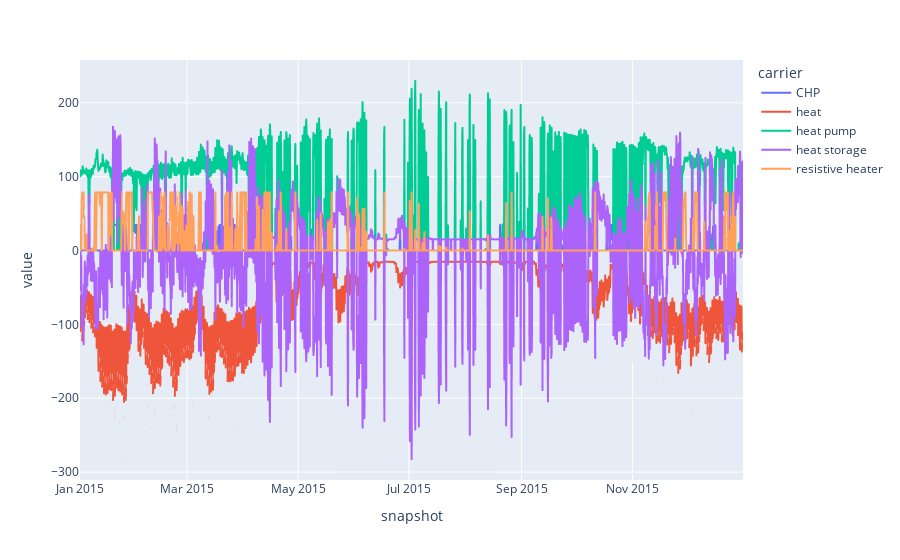

Notebook source saved alongside this figure:
### Markdown cell above
The heat energy balance as a time series:

### Code cell
n.statistics.energy_balance(aggregate_time=False, bus_carrier='heat').div(1e3).groupby("carrier").sum().T.plot()

### Figure 1 — Plotly figure (JSON) as saved in the notebook; plotly's stock layout.template omitted (floating-point values rounded to 4 significant figures; data arrays with more than 128 entries replaced by an {"elided": "..."} marker saying what was removed)
{"data": [{"hovertemplate": "carrier=CHP<br>snapshot=%{x}<br>value=%{y}<extra></extra>", "legendgroup": "CHP", "line": {"color": "#636efa", "dash": "solid"}, "marker": {"symbol": "circle"}, "mode": "lines", "name": "CHP", "showlegend": true, "type": "scattergl", "x": {"elided": "2190 str values"}, "xaxis": "x", "y": {"elided": "2190 float values"}, "yaxis": "y"}, {"hovertemplate": "carrier=heat<br>snapshot=%{x}<br>value=%{y}<extra></extra>", "legendgroup": "heat", "line": {"color": "#EF553B", "dash": "solid"}, "marker": {"symbol": "circle"}, "mode": "lines", "name": "heat", "showlegend": true, "type": "scattergl", "x": {"elided": "2190 str values"}, "xaxis": "x", "y": {"elided": "2190 float values"}, "yaxis": "y"}, {"hovertemplate": "carrier=heat pump<br>snapshot=%{x}<br>value=%{y}<extra></extra>", "legendgroup": "heat pump", "line": {"color": "#00cc96", "dash": "solid"}, "marker": {"symbol": "circle"}, "mode": "lines", "name": "heat pump", "showlegend": true, "type": "scattergl", "x": {"elided": "2190 str values"}, "xaxis": "x", "y": {"elided": "2190 float values"}, "yaxis": "y"}, {"hovertemplate": "carrier=heat storage<br>snapshot=%{x}<br>value=%{y}<extra></extra>", "legendgroup": "heat storage", "line": {"color": "#ab63fa", "dash": "solid"}, "marker": {"symbol": "circle"}, "mode": "lines", "name": "heat storage", "showlegend": true, "type": "scattergl", "x": {"elided": "2190 str values"}, "xaxis": "x", "y": {"elided": "2190 float values"}, "yaxis": "y"}, {"hovertemplate": "carrier=resistive heater<br>snapshot=%{x}<br>value=%{y}<extra></extra>", "legendgroup": "resistive heater", "line": {"color": "#FFA15A", "dash": "solid"}, "marker": {"symbol": "circle"}, "mode": "lines", "name": "resistive heater", "showlegend": true, "type": "scattergl", "x": {"elided": "2190 str values"}, "xaxis": "x", "y": {"elided": "2190 float values"}, "yaxis": "y"}], "layout": {"legend": {"title": {"text": "carrier"}, "tracegroupgap": 0}, "margin": {"t": 60}, "xaxis": {"anchor": "y", "domain": [0, 1], "title": {"text": "snapshot"}}, "yaxis": {"anchor": "x", "domain": [0, 1], "title": {"text": "value"}}}}
